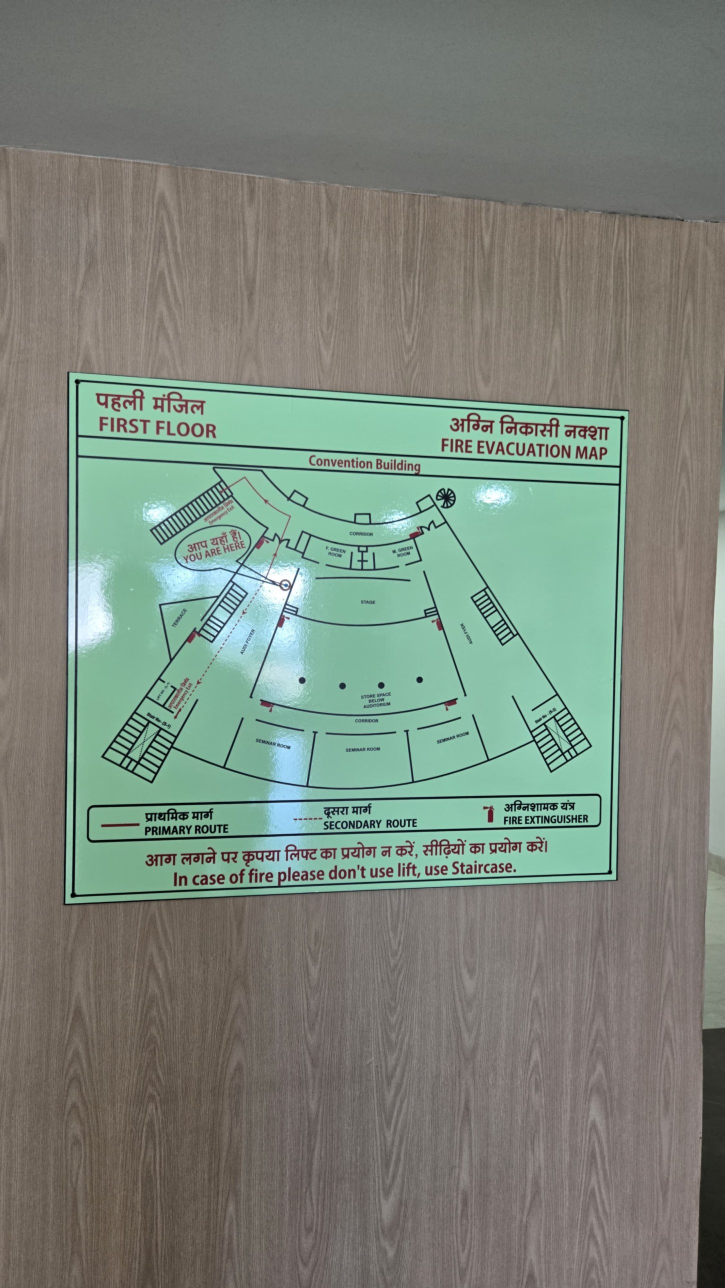
#> input picture reference/convention-1f-evacuation-plan.jpg, 1450 x 2576 px (shown at 1/2 size)
$ python plan_to_lines.py ../reference/convention-1f-evacuation-plan.jpg out.png
#> lines starting #> are read from the running program, lines starting #| are printed output that depends on the picture; after the words box and inside, x2 and y2 are one past the last pixel; in counts of white or black regions, pixels touching at a corner belong together
#> in main, img is the input picture: shape (2576, 1450, 3); mean B, G, R 122.4, 132.9, 123.4
"""Turn a phone photo of a fire evacuation plan into map-ready images.

Usage:
  python tools/plan_to_lines.py plan.jpg out_dir [--corners x1,y1,x2,y2,x3,y3,x4,y4] [--width 1600]

Corners are the board's top-left, top-right, bottom-right, bottom-left in photo pixels.
Without --corners the script looks for the largest bright four-sided shape (the board).

Writes:
  rect.png   the board, straightened
  grid.png   the same with a 50 px grid and labels, for tracing coordinates
  lines.png  dark lines only (red route arrows and labels removed), transparent background
"""
import argparse, os
import cv2
import numpy as np


def find_board(img):
    """Largest four-sided outline that does not touch the photo edge (the board's frame)."""
    h, w = img.shape[:2]
#> h = 2576; w = 1450
    gray = cv2.GaussianBlur(cv2.cvtColor(img, cv2.COLOR_BGR2GRAY), (5, 5), 0)
    edges = cv2.dilate(cv2.Canny(gray, 40, 120), np.ones((5, 5), np.uint8))
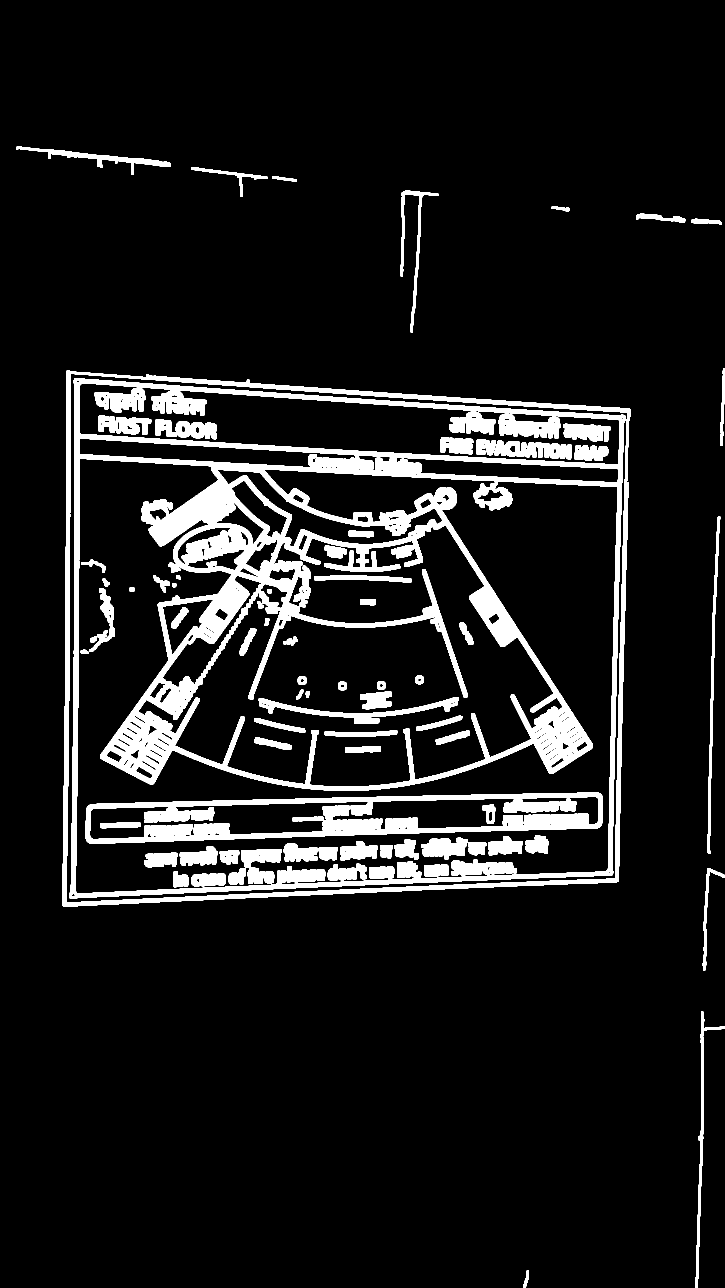
#> edges: shape (2576, 1450) (shown at 1/2 size); 10% white; 83 white regions
    cs, _ = cv2.findContours(edges, cv2.RETR_LIST, cv2.CHAIN_APPROX_SIMPLE)
#> cs = 498 contours, 281 with area under 20; largest, box (x1, y1, x2, y2) and area: (124, 741, 1262, 1813) 1126684, (132, 747, 1255, 1806) 1095117, (139, 756, 1252, 1798) 1063114, (151, 917, 1236, 1788) 463482, (276, 1050, 1126, 1574) 242590
    best, best_area = None, 0.05 * w * h
#> best_area = 186760
    for c in cs:
        hull = cv2.convexHull(c)
        ap = cv2.approxPolyDP(hull, 0.02 * cv2.arcLength(hull, True), True).reshape(-1, 2)
        if len(ap) != 4: continue
        x, y, bw, bh = cv2.boundingRect(ap)
        if x <= 3 or y <= 3 or x + bw >= w - 3 or y + bh >= h - 3: continue
        area = cv2.contourArea(ap)
        if area > best_area: best, best_area = ap, area
#> this loop made 498 passes
#> (x, y, bw, bh, area, best, best_area) on passes 373, 488, 489, 490: (155, 919, 1079, 869, 872443, [[158, 919], [1233, 973], [1213, 1741], [155, 1787]], 872443), (140, 757, 1110, 1041, 1070793.5, [[148, 757], [1249, 830], [1225, 1749], [140, 1797]], 1070793.5), (134, 748, 1119, 1058, 1097558, [[140, 748], [1252, 824], [1230, 1755], [134, 1805]], 1097558), (126, 741, 1134, 1072, 1127636.5, [[133, 741], [1259, 817], [1237, 1762], [126, 1812]], 1127636.5)
#> ap on passes 2, 18, 57, 59: [[1406, 2023], [1449, 2057], [1391, 2575]], [[1419, 1736], [1449, 1754], [1406, 1940]], [[318, 1672], [329, 1670], [346, 1672]], [[439, 1669], [412, 1669], [434, 1660]]
#> after the loop, best_area = 1127636.5
    if best is None:
        raise SystemExit('Could not find the board. Pass --corners x1,y1,x2,y2,x3,y3,x4,y4 (TL,TR,BR,BL).')
    s_ = best.sum(1); d = np.diff(best, axis=1).ravel()
#> after `s_ = best.sum(1)`: s_ = [874, 2076, 2999, 1938]
#> after `d = np.diff(best, axis=1).ravel()`: d = [608, -442, 525, 1686]
    return np.float32([best[np.argmin(s_)], best[np.argmin(d)], best[np.argmax(s_)], best[np.argmax(d)]])


def main():
    ap = argparse.ArgumentParser()
    ap.add_argument('photo'); ap.add_argument('out')
    ap.add_argument('--corners'); ap.add_argument('--width', type=int, default=1600)
    a = ap.parse_args()
    os.makedirs(a.out, exist_ok=True)
    img = cv2.imread(a.photo)
    src = np.float32([float(v) for v in a.corners.split(',')]).reshape(4, 2) if a.corners else find_board(img)
#> src = [[133, 741], [1259, 817], [1237, 1762], [126, 1812]]
    top = np.linalg.norm(src[1] - src[0]); left = np.linalg.norm(src[3] - src[0])
#> after `top = np.linalg.norm(src[1] - src[0])`: top = 1128.6
#> after `left = np.linalg.norm(src[3] - src[0])`: left = 1071
    W = a.width; H = int(W * left / top)
#> after `H = int(W * left / top)`: H = 1518
    M = cv2.getPerspectiveTransform(src, np.float32([[0, 0], [W, 0], [W, H], [0, H]]))
#> M = [[1.22, 0.00798, -168.4], [-0.0918, 1.36, -995.4], [-0.000101, -1.51e-05, 1]]
    rect = cv2.warpPerspective(img, M, (W, H), flags=cv2.INTER_CUBIC)
    cv2.imwrite(os.path.join(a.out, 'rect.png'), rect)

    grid = rect.copy()
    for x in range(0, W, 50):
        cv2.line(grid, (x, 0), (x, H), (255, 0, 255) if x % 200 == 0 else (200, 150, 255), 1)
        if x % 100 == 0: cv2.putText(grid, str(x), (x + 2, 14), cv2.FONT_HERSHEY_SIMPLEX, 0.4, (120, 0, 120), 1)
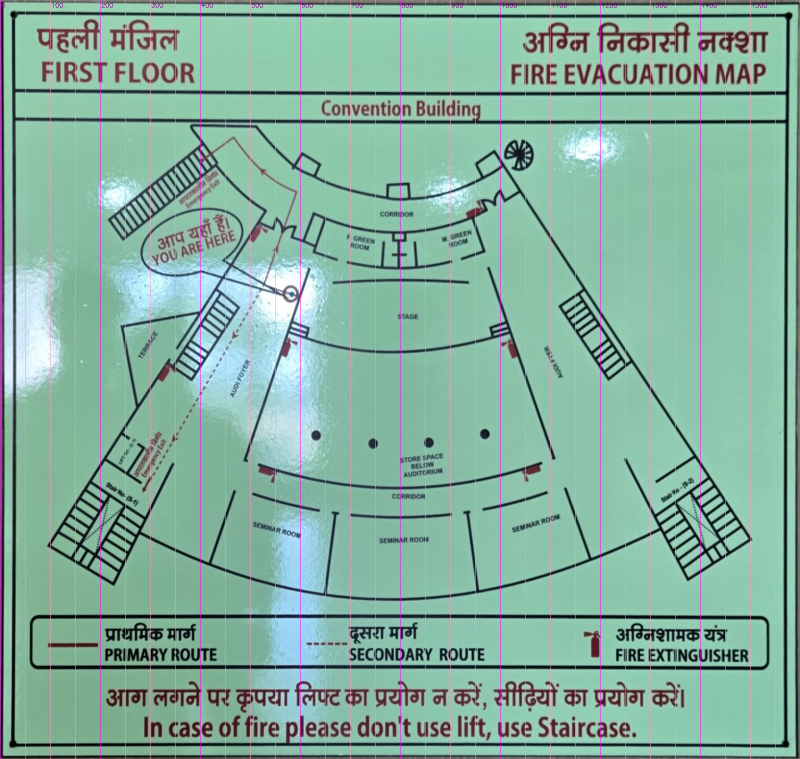
#> grid: shape (1518, 1600, 3) (shown at 1/2 size); mean B, G, R 158.3, 175.1, 132.5
    for y in range(0, H, 50):
        cv2.line(grid, (0, y), (W, y), (255, 0, 255) if y % 200 == 0 else (200, 150, 255), 1)
        if y % 100 == 0: cv2.putText(grid, str(y), (2, y - 2), cv2.FONT_HERSHEY_SIMPLEX, 0.4, (120, 0, 120), 1)
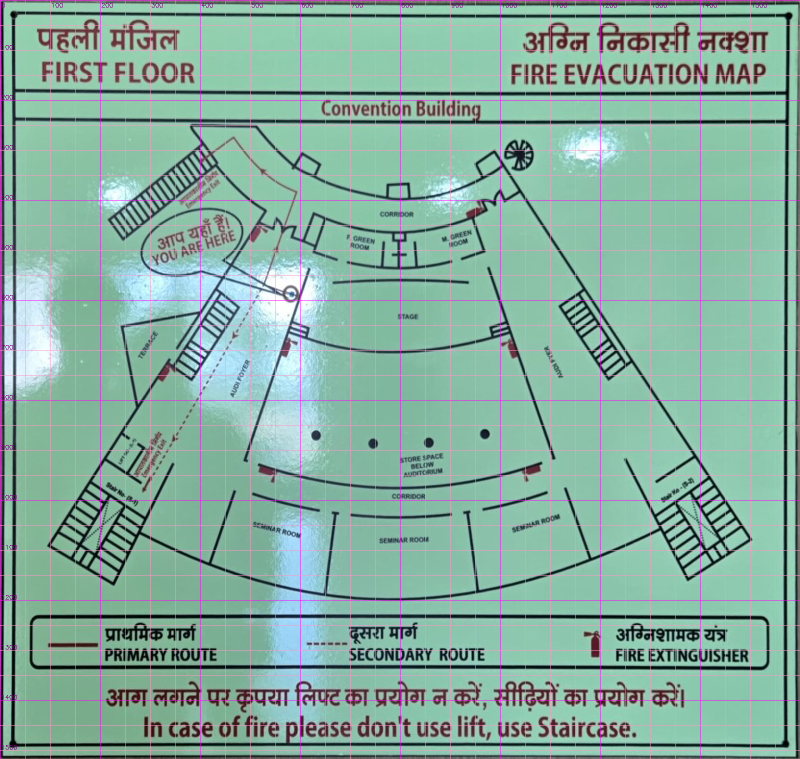
#> grid: shape (1518, 1600, 3) (shown at 1/2 size); 2.06% of pixels changed, all inside (x1, y1, x2, y2) = (0, 0, 1600, 1501)
    cv2.imwrite(os.path.join(a.out, 'grid.png'), grid)

    b, g, r = [rect[:, :, i].astype(int) for i in range(3)]
    gray = cv2.cvtColor(rect, cv2.COLOR_BGR2GRAY)
#> gray: shape (1518, 1600)
    diff = cv2.GaussianBlur(gray, (0, 0), 9).astype(int) - gray.astype(int)   # darker than surroundings
    red = cv2.dilate(((r - g > 22) & (r - b > 18) & (r > 70)).astype(np.uint8), np.ones((5, 5), np.uint8)) > 0
#> red: shape (1518, 1600) bool; 3.2% white; 213 white regions, largest, box (x1, y1, x2, y2) and area: (1195, 44, 1379, 105) 5486, (221, 39, 358, 100) 4321, (74, 39, 199, 106) 4122
    line = np.clip((diff - 14) * 9, 0, 255).astype(np.uint8); line[red] = 0
#> after `line[red] = 0`:
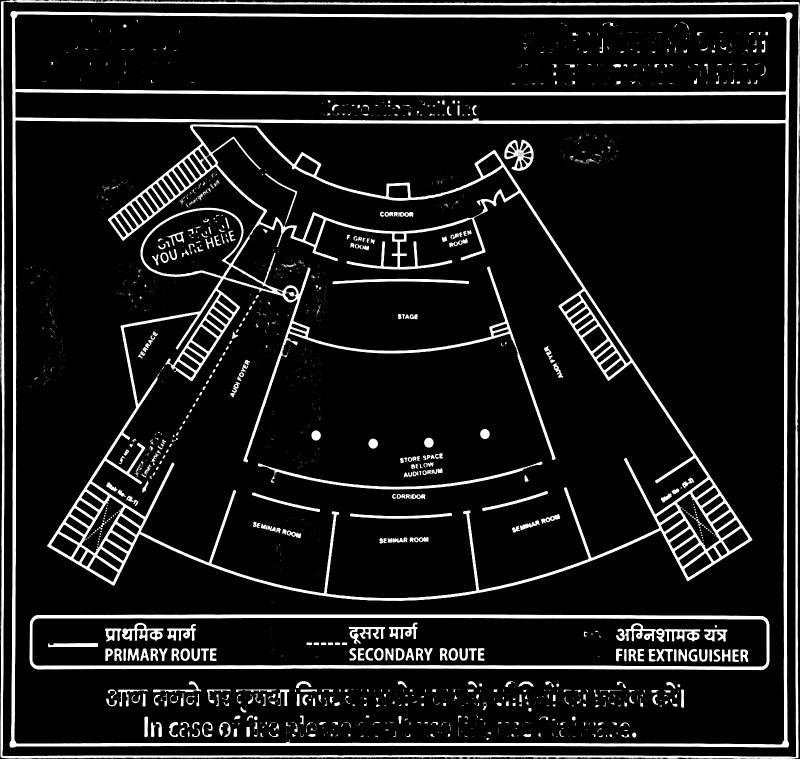
#> line: shape (1518, 1600) (shown at 1/2 size); min 0, max 255, mean 25.6
    n, lab, st, _ = cv2.connectedComponentsWithStats((line > 60).astype(np.uint8), 8)
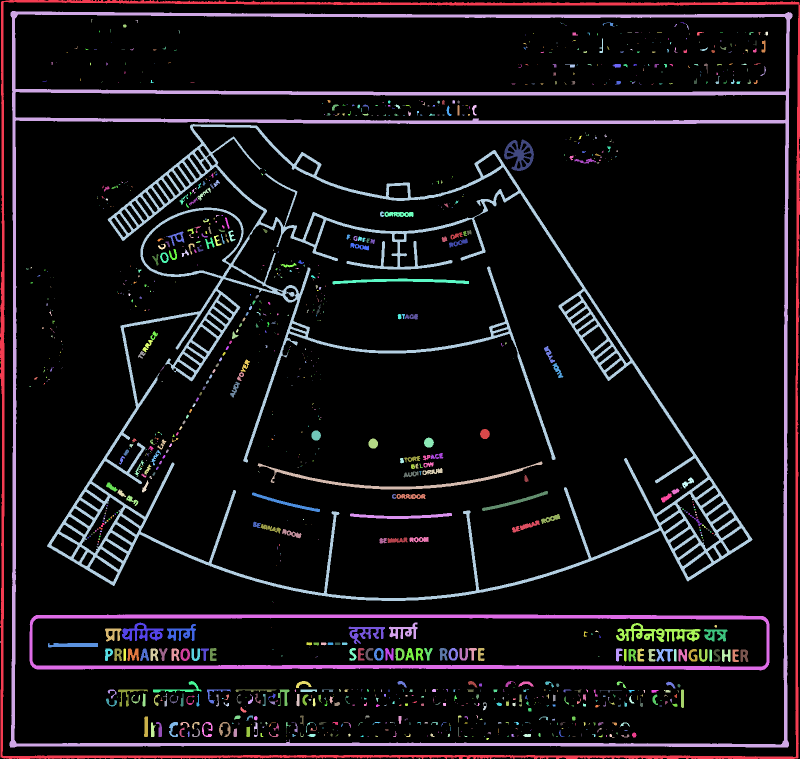
#> lab: shape (1518, 1600) int32 (shown at 1/2 size); 1184 distinct labels, from 0 to 1183; one colour per label, 0 black
#> n = 1184; st = 1184 rows, first 6: [0, 0, 1600, 1518, 2167178], [0, 0, 1600, 1518, 32691], [19, 22, 1566, 1473, 61483], [182, 39, 3, 6, 8], [271, 40, 5, 6, 10], [1120, 45, 1, 1, 1]
    keep = np.zeros(n, bool); keep[1:] = st[1:, cv2.CC_STAT_AREA] >= 22
    alpha = cv2.dilate(np.where(keep[lab], line, 0).astype(np.uint8), np.ones((2, 2), np.uint8))
    rgba = np.zeros((H, W, 4), np.uint8); rgba[:, :, :3] = (40, 30, 20); rgba[:, :, 3] = alpha
#> after `rgba[:, :, 3] = alpha`:
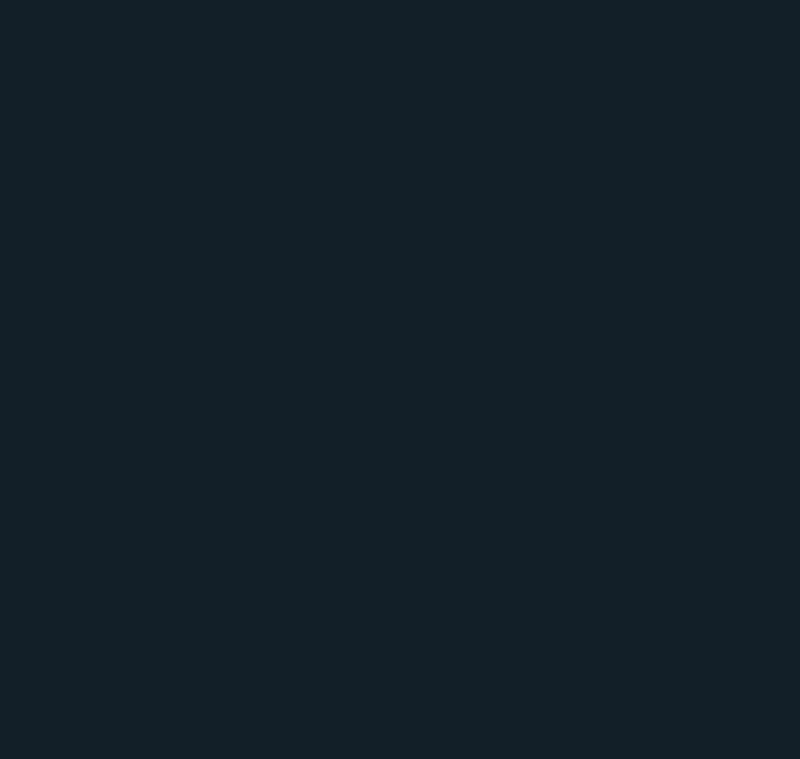
#> rgba: shape (1518, 1600, 4) (shown at 1/2 size); mean of channels 0, 1, 2, 3 40, 30, 20, 30.8; drawn as B, G, R
    cv2.imwrite(os.path.join(a.out, 'lines.png'), rgba, [cv2.IMWRITE_PNG_COMPRESSION, 9])
    print('wrote rect.png, grid.png, lines.png  size', W, 'x', H)
#| wrote rect.png, grid.png, lines.png  size 1600 x 1518
    print('Crop lines.png to the building, then remove leftover "You are here" marks before using it.')


if __name__ == '__main__':
    main()
